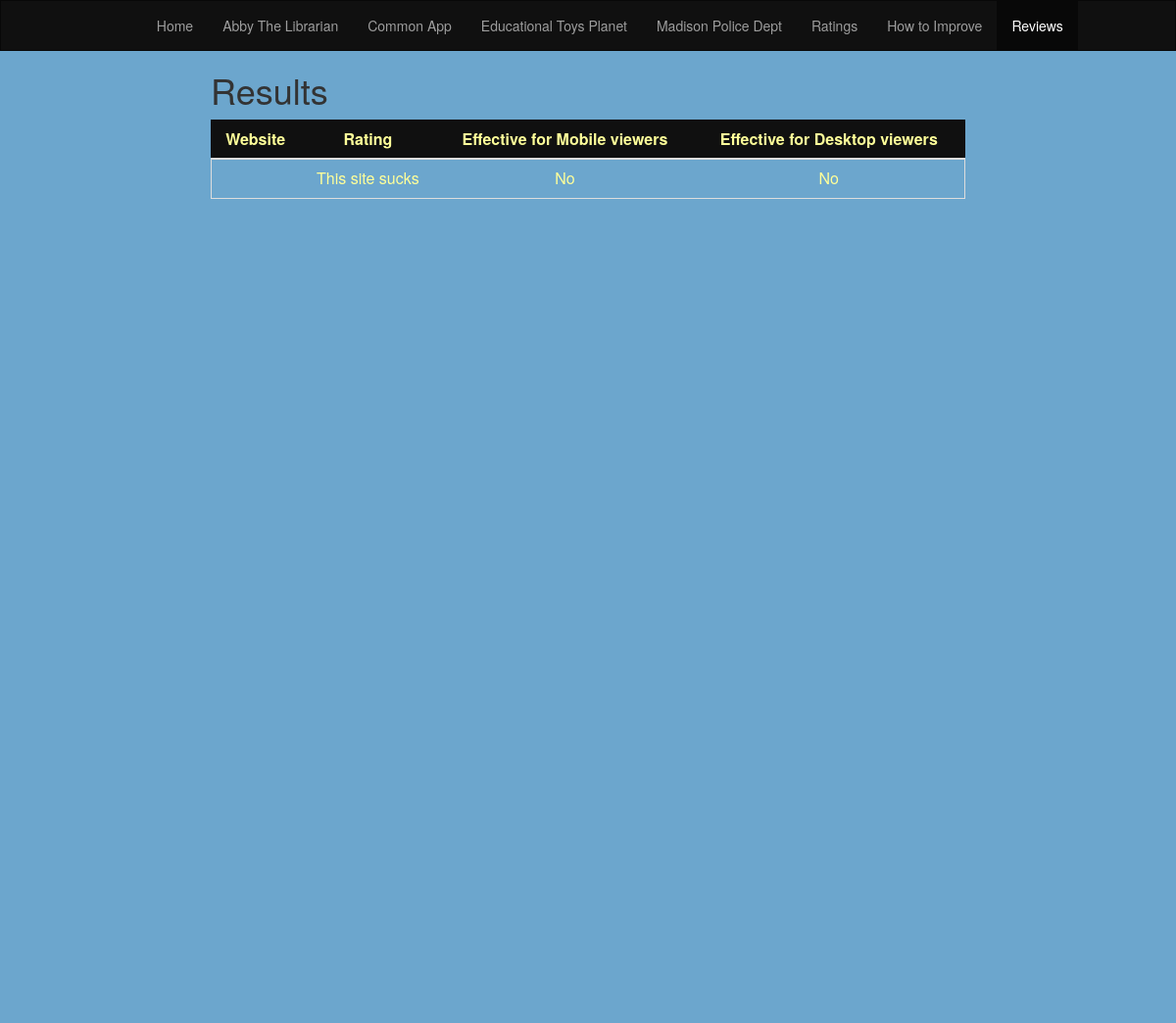
Before: /pages/ReadReviews.php with the older database file.
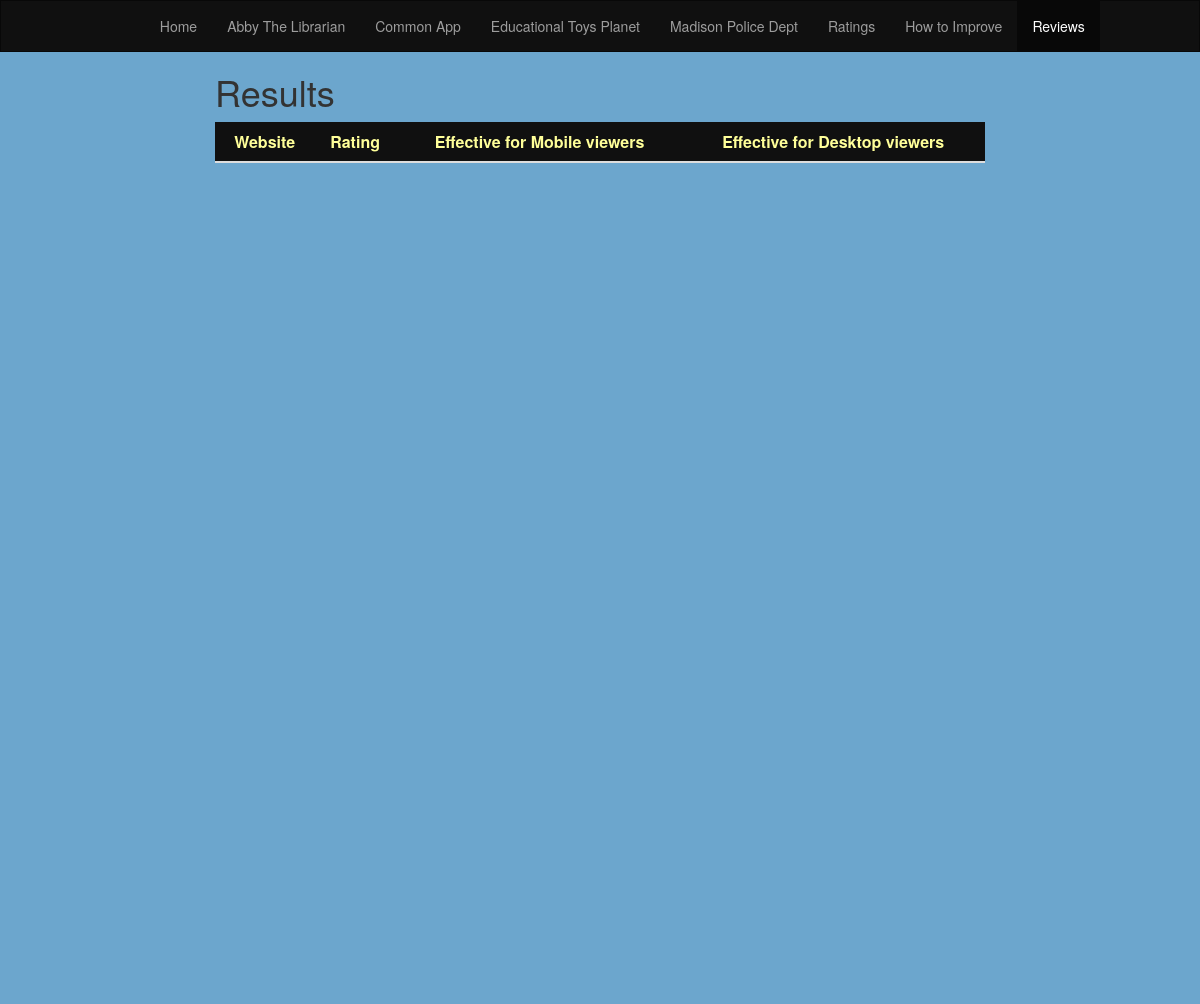
After: the same page with the newer database file.
### tables this page shows
CREATE TABLE text_review(SiteName text, Review text, "isGoodMobile", "isGoodDesktop");

### pages/ReadReviews.php (the view, shortened to what this page needs)
<html lang="en">
<?php include '../template/header.php'?>
<body>
<?php include '../template/navbar.php'?>
<div class="container-fluid text-center">
  <div class="row content" style="height: 0px;">
    <div class="col-sm-2 sidenav"></div>
    <div class="col-sm-8 text-left">
      <h1>Results</h1>
      <table class="table" style="border-color: #00;">
        <thead>
          <tr>
            <th scope="col" style="color: #FFFF99;">Website</th>
            <th scope="col"style="color: #FFFF99;">Rating</th>
            <th scope="col" style="color: #FFFF99;">Effective for Mobile viewers</th>
            <th scope="col" style="color: #FFFF99;">Effective for Desktop viewers</th>
          </tr>
        </thead>
        <tbody>
          <?php
            $db = new SQLite3('../code_and_power_1.db');
			$query = "SELECT * FROM text_review";
			$results = $db->query($query);
	    while($x = $results->fetchArray()) {
			  echo '<tr style="border-color: #00;">';
          echo "<td style=\"border-color: #00; color: #ffff99;\">";
			    echo "</td>";
          echo '<td style="color: #ffff99;">';
			      echo $x[1];
          echo '</td>';
          $mobile = "";
          $desktop = "";
          $x[2] == 0 ? $mobile = "No" : $mobile = "Yes";
          $x[3] == 0 ? $desktop = "No" : $desktop = "Yes";
          echo '<td style="color: #ffff99;">';
			      echo $mobile;
          echo '</td>';
          echo '<td style="color: #ffff99;">';
			      echo $desktop;
          echo '</td>';
        echo '</tr>';
      }
          ?>
        </tbody>
      </table>
      <hr>
    </div>
  </div>
  <div class="col-sm-2 sidenav"></div>
</div>
</body>
</html>

Changed rows visible on the page:
removed text_review: Review "This site sucks", mobile "No", desktop "No"
